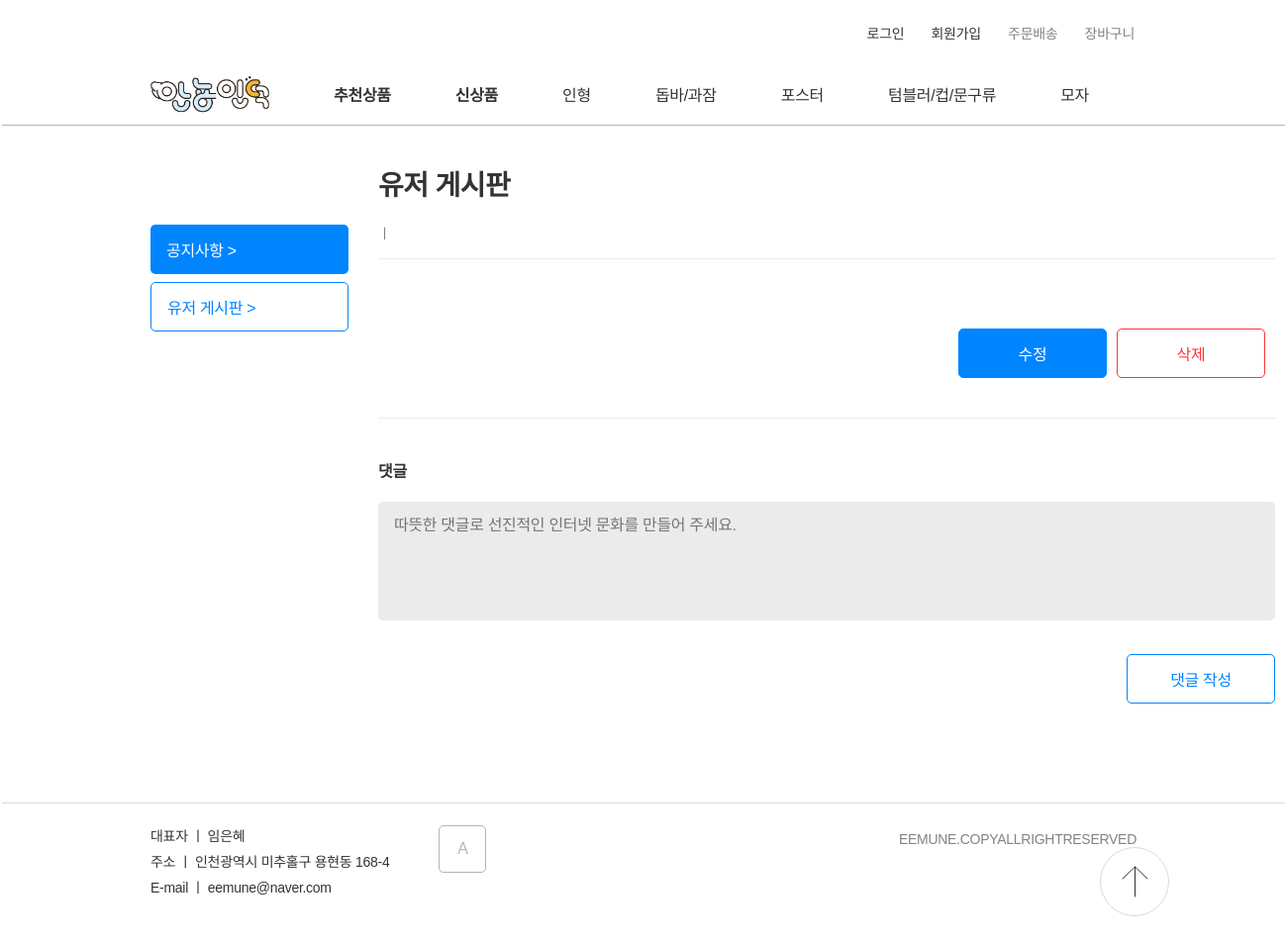
The app's page /user_post?post_id=7, older data.
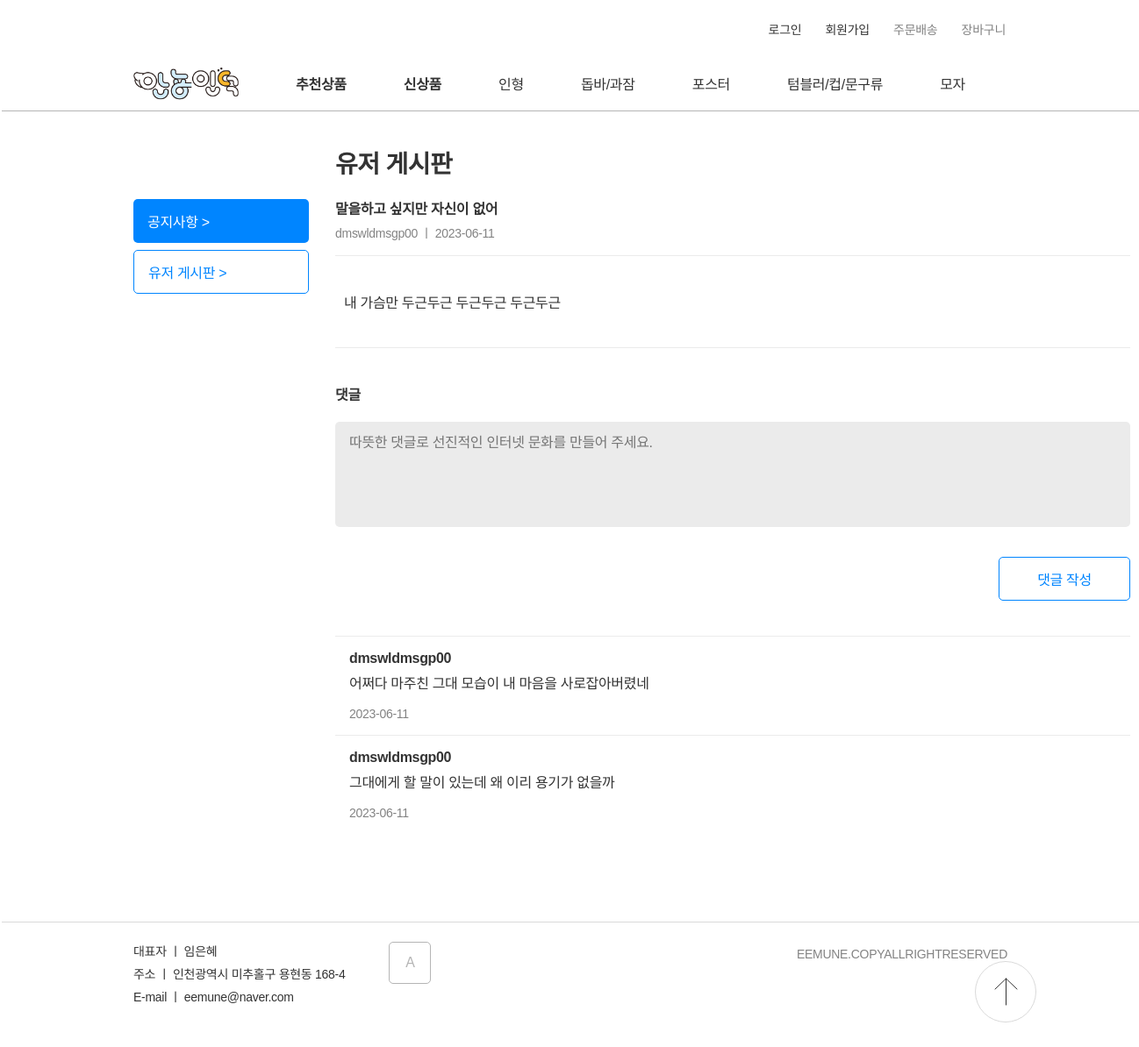
The same page, newer data.
### data_models.py (models this page shows)
class Board(db.Model):
    __tablename__="Board"
    id=Column(db.Integer, primary_key=True)
    post_id=Column(String(8))
    writer_id = Column(String(32))
    title=Column(String)
    content=Column(String)
    data=Column(String)

class Comment(db.Model):
    __tablename__="Comment"
    id=Column(db.Integer, primary_key=True)
    post_id=Column(String(8))
    comment_id = Column(String(32))
    commenter_id = Column(String(32))
    content=Column(String)
    data=Column(String)

### server.py (the view)
@app.route('/user_post', methods=['GET', 'POST'])
def user_post():
    if request.method == "GET":
        post_id =  request.args.get("post_id")
        post = db.session.query(Board).filter(Board.id == post_id).first()
        comment_list = db.session.query(Comment).filter(Comment.post_id == post_id).all()
        return render_template("user_post.html", post_item = post, comment_items = comment_list)

### templates/user_post.html (shortened to what the changed rows need)
<!DOCTYPE html>
<html lang="ko">
<head>
    <link href="../static/CSS/nav.css" rel="stylesheet">
    <link href="../static/CSS/stylesheet.css" rel="stylesheet">
    <link href="../static/CSS/user_post.css" rel="stylesheet">
</head>
<body>
    <div class="div_board">
        <div class="right_section">
            <div class=" post_section">
                <p class=" weight_700">{{post_item.title}}</p>
                <p class="color_838383">{{post_item.writer_id}} ㅣ {{post_item.data}}</p>
                <div class="content_area">
                    {{post_item.content}}
                    {% if session['user_id'] == post_item.writer_id %}
                    <div class="btn_container">
                        <button onclick="location.href='/update_post?post_id={{post_item.id}}'" class="btn_update">수정</button>
                        <button onclick="location.href='/delete_post?post_id={{post_item.id}}'" class="btn_delete">삭제</button>
                    </div>
                    {% endif %}
                </div>
                <div class="comment_write_area">
                    <p style="margin-top: 40px;" class="weight_700">댓글</p>
                    <form action="/write_comment?post_id={{post_item.id}}" method="post">
                    </form>
                </div>
                <div class="comment_area">
                    {% for comment in comment_items %}
                    <div class="comment">
                        <p style="margin-bottom: 6px;" class="weight_700">{{comment.commenter_id}}</p>
                        <p style="margin-bottom: 16px;">{{comment.content}}</p>
                        <p style="font-size: 14px;color: #838383;">{{comment.data}}</p>
                    </div>
                    {% endfor %}
                </div>
            </div>
        </div>
    </div>
</body>
</html>

Row changes from the older to the newer data that the page shows:
added Board: title "말을하고 싶지만 자신이 없어", writer_id "dmswldmsgp00", data "2023-06-11", content "내 가슴만 두근두근 두근두근 두근두근"
added Comment: commenter_id "dmswldmsgp00", content "어쩌다 마주친 그대 모습이 내 마음을 사로잡아버렸네", data "2023-06-11"
added Comment: commenter_id "dmswldmsgp00", content "그대에게 할 말이 있는데 왜 이리 용기가 없을까", data "2023-06-11"
Text that changed along with them:
text no longer shown: "수정 삭제"
